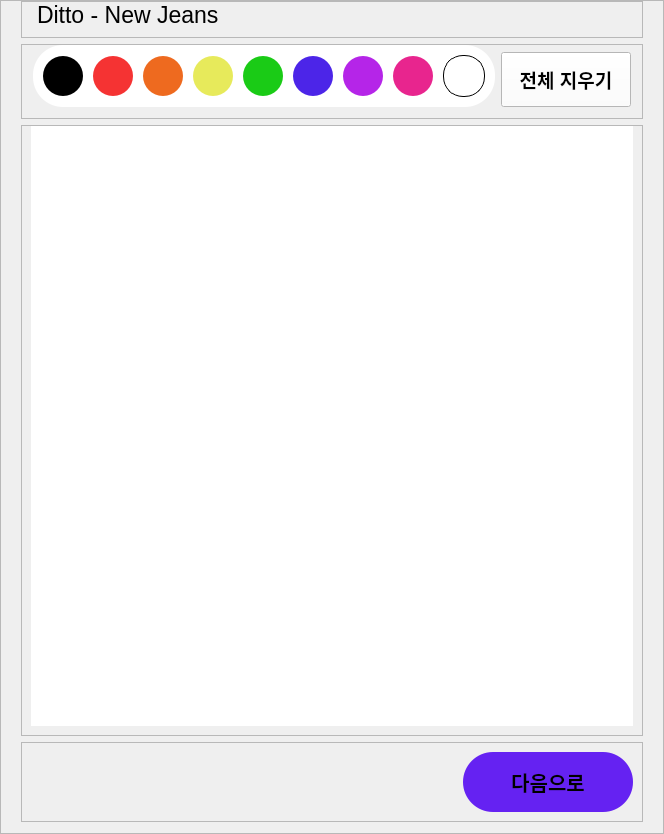
            <widget class="QWidget" name="page_12">
             <layout class="QVBoxLayout" name="verticalLayout_113">
              <property name="leftMargin">
               <number>0</number>
              </property>
              <property name="topMargin">
               <number>0</number>
              </property>
              <property name="rightMargin">
               <number>0</number>
              </property>
              <property name="bottomMargin">
               <number>0</number>
              </property>
              <item>
               <widget class="QFrame" name="frame_111">
                <property name="frameShape">
                 <enum>QFrame::StyledPanel</enum>
                </property>
                <property name="frameShadow">
                 <enum>QFrame::Raised</enum>
                </property>
                <layout class="QVBoxLayout" name="verticalLayout_110">
                 <property name="leftMargin">
                  <number>20</number>
                 </property>
                 <property name="topMargin">
                  <number>0</number>
                 </property>
                 <property name="rightMargin">
                  <number>20</number>
                 </property>
                 <property name="bottomMargin">
                  <number>11</number>
                 </property>
                 <item alignment="Qt::AlignBottom">
                  <widget class="QFrame" name="frame_149">
                   <property name="frameShape">
                    <enum>QFrame::StyledPanel</enum>
                   </property>
                   <property name="frameShadow">
                    <enum>QFrame::Raised</enum>
                   </property>
                   <layout class="QVBoxLayout" name="verticalLayout_112">
                    <property name="leftMargin">
                     <number>15</number>
                    </property>
                    <property name="topMargin">
                     <number>0</number>
                    </property>
                    <property name="rightMargin">
                     <number>11</number>
                    </property>
                    <item alignment="Qt::AlignLeft|Qt::AlignBottom">
                     <widget class="QLabel" name="label_36">
                      <property name="font">
                       <font>
                        <pointsize>17</pointsize>
                       </font>
                      </property>
                      <property name="text">
                       <string>Ditto - New Jeans</string>
                      </property>
                     </widget>
                    </item>
                   </layout>
                  </widget>
                 </item>
                 <item>
                  <widget class="QFrame" name="frame_175">
                   <property name="frameShape">
                    <enum>QFrame::StyledPanel</enum>
                   </property>
                   <property name="frameShadow">
                    <enum>QFrame::Raised</enum>
                   </property>
                   <layout class="QHBoxLayout" name="horizontalLayout_67">
                    <property name="leftMargin">
                     <number>11</number>
                    </property>
                    <property name="topMargin">
                     <number>0</number>
                    </property>
                    <property name="rightMargin">
                     <number>11</number>
                    </property>
                    <property name="bottomMargin">
                     <number>11</number>
                    </property>
                    <item alignment="Qt::AlignBottom">
                     <widget class="QFrame" name="frame_176">
                      <property name="styleSheet">
                       <string notr="true">background-color:white;border-radius:30px;</string>
                      </property>
                      <property name="frameShape">
                       <enum>QFrame::StyledPanel</enum>
                      </property>
                      <property name="frameShadow">
                       <enum>QFrame::Raised</enum>
                      </property>
                      <layout class="QHBoxLayout" name="horizontalLayout_72">
                       <property name="spacing">
                        <number>10</number>
                       </property>
                       <property name="leftMargin">
                        <number>10</number>
                       </property>
                       <property name="topMargin">
                        <number>10</number>
                       </property>
                       <property name="rightMargin">
                        <number>10</number>
                       </property>
                       <property name="bottomMargin">
                        <number>10</number>
                       </property>
                       <item>
                        <widget class="QPushButton" name="pushButton_68">
                         <property name="styleSheet">
                          <string notr="true">*{width:40px; height:40px;background:#000000;color:#FFFFFF;border-radius:20;}</string>
                         </property>
                         <property name="text">
                          <string/>
                         </property>
                        </widget>
                       </item>
                       <item>
                        <widget class="QPushButton" name="pushButton_69">
                         <property name="styleSheet">
                          <string notr="true">*{width:40px; height:40px;background:#F53333;color:#FFFFFF;border-radius:20;}</string>
                         </property>
                         <property name="text">
                          <string/>
                         </property>
                        </widget>
                       </item>
                       <item>
                        <widget class="QPushButton" name="pushButton_70">
                         <property name="styleSheet">
                          <string notr="true">*{width:40px; height:40px;background:#EE6A1F;color:#FFFFFF;border-radius:20;}</string>
                         </property>
                         <property name="text">
                          <string/>
                         </property>
                        </widget>
                       </item>
                       <item>
                        <widget class="QPushButton" name="pushButton_71">
                         <property name="styleSheet">
                          <string notr="true">*{width:40px; height:40px;background:#E7EA5B;color:#FFFFFF;border-radius:20;}</string>
                         </property>
                         <property name="text">
                          <string/>
                         </property>
                        </widget>
                       </item>
                       <item>
                        <widget class="QPushButton" name="pushButton_72">
                         <property name="styleSheet">
                          <string notr="true">*{width:40px; height:40px;background:#1ACB16;color:#FFFFFF;border-radius:20;}</string>
                         </property>
                         <property name="text">
                          <string/>
                         </property>
                        </widget>
                       </item>
                       <item>
                        <widget class="QPushButton" name="pushButton_73">
                         <property name="styleSheet">
                          <string notr="true">*{width:40px; height:40px;background:#4C25E8;color:#FFFFFF;border-radius:20;}</string>
                         </property>
                         <property name="text">
                          <string/>
                         </property>
                        </widget>
                       </item>
                       <item>
                        <widget class="QPushButton" name="pushButton_74">
                         <property name="styleSheet">
                          <string notr="true">*{width:40px; height:40px;background:#B525E8;color:#FFFFFF;border-radius:20;}</string>
                         </property>
                         <property name="text">
                          <string/>
                         </property>
                        </widget>
                       </item>
                       <item>
                        <widget class="QPushButton" name="pushButton_75">
                         <property name="styleSheet">
                          <string notr="true">*{width:40px; height:40px;background:#E8258E;color:#FFFFFF;border-radius:20;}</string>
                         </property>
                         <property name="text">
                          <string/>
                         </property>
                        </widget>
                       </item>
                       <item>
                        <widget class="QPushButton" name="pushButton_76">
                         <property name="styleSheet">
                          <string notr="true">*{width:40px; height:40px;background:#FFFFFF;color:#000000; border-radius:20;border:1px solid black;}</string>
                         </property>
                         <property name="text">
                          <string/>
                         </property>
                        </widget>
                       </item>
                      </layout>
                     </widget>
                    </item>
                    <item alignment="Qt::AlignRight|Qt::AlignBottom">
                     <widget class="QPushButton" name="pushButton_77">
                      <property name="minimumSize">
                       <size>
                        <width>130</width>
                        <height>55</height>
                       </size>
                      </property>
                      <property name="font">
                       <font>
                        <pointsize>14</pointsize>
                        <weight>75</weight>
                        <bold>true</bold>
                       </font>
                      </property>
                      <property name="styleSheet">
                       <string notr="true">background-color:white; color:black;</string>
                      </property>
                      <property name="text">
                       <string>전체 지우기</string>
                      </property>
                     </widget>
                    </item>
                   </layout>
                  </widget>
                 </item>
                 <item>
                  <widget class="QFrame" name="frame_177">
                   <property name="frameShape">
                    <enum>QFrame::StyledPanel</enum>
                   </property>
                   <property name="frameShadow">
                    <enum>QFrame::Raised</enum>
                   </property>
                   <layout class="QHBoxLayout" name="horizontalLayout_89">
                    <property name="topMargin">
                     <number>0</number>
                    </property>
                    <item>
                     <widget class="QWidget" name="painter_widget_4" native="true">
                      <property name="enabled">
                       <bool>true</bool>
                      </property>
                      <property name="sizePolicy">
                       <sizepolicy hsizetype="Expanding" vsizetype="Preferred">
                        <horstretch>0</horstretch>
                        <verstretch>0</verstretch>
                       </sizepolicy>
                      </property>
                      <property name="minimumSize">
                       <size>
                        <width>0</width>
                        <height>600</height>
                       </size>
                      </property>
                      <property name="styleSheet">
                       <string notr="true">background-color:white;</string>
                      </property>
                     </widget>
                    </item>
                   </layout>
                  </widget>
                 </item>
                 <item alignment="Qt::AlignTop">
                  <widget class="QFrame" name="frame_178">
                   <property name="frameShape">
                    <enum>QFrame::StyledPanel</enum>
                   </property>
                   <property name="frameShadow">
                    <enum>QFrame::Raised</enum>
                   </property>
                   <layout class="QHBoxLayout" name="horizontalLayout_90">
                    <item alignment="Qt::AlignRight">
                     <widget class="QPushButton" name="pushButton_78">
                      <property name="minimumSize">
                       <size>
                        <width>170</width>
                        <height>60</height>
                       </size>
                      </property>
                      <property name="font">
                       <font>
                        <pointsize>15</pointsize>
                        <weight>75</weight>
                        <bold>true</bold>
                       </font>
                      </property>
                      <property name="layoutDirection">
                       <enum>Qt::LeftToRight</enum>
                      </property>
                      <property name="styleSheet">
                       <string notr="true">background: #6522F2;
border-radius: 30px;</string>
                      </property>
                      <property name="text">
                       <string>다음으로</string>
                      </property>
                     </widget>
                    </item>
                   </layout>
                  </widget>
                 </item>
                </layout>
               </widget>
              </item>
             </layout>
            </widget>
